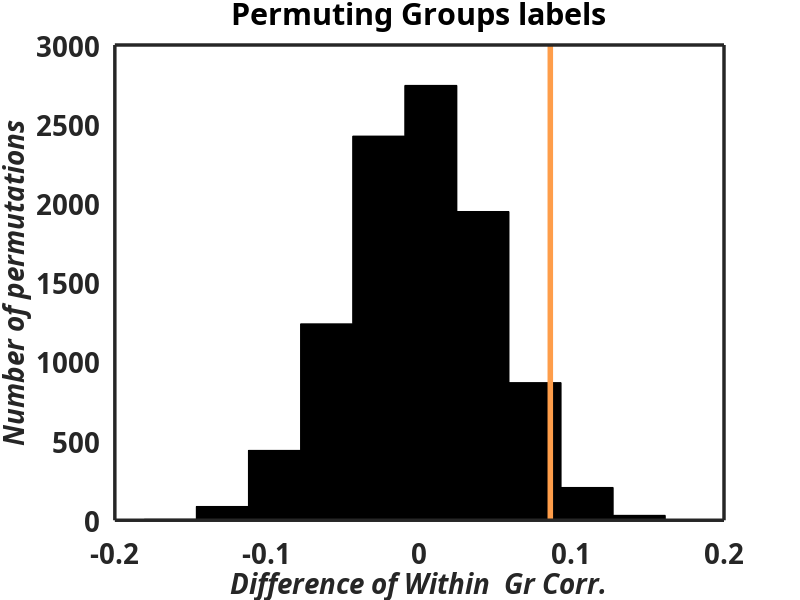

Write the MATLAB code that produced this figure.

clear all


load('Controls_allWords_Max_corr_DSMs_CARD-SORTING10000iter_40sub.mat')



%%%%%visualize and compute statistic within
n_iter=10000;

realCorr=Real_diff;
Corr_perm=Iter_diff(1:n_iter);

pVal=(sum(Corr_perm>realCorr)+1)/(n_iter+1);


%%%%visualize the null distribution
figure();
set(gcf,'color','w'); %to have white background
nbins= 10;

texttitle = ['Permuting Groups labels'];

 hist(Corr_perm,nbins);

 h = findobj(gca,'Type','patch');
set(h,'FaceColor','k','EdgeColor','k')
%Overlay our observation
hold on
%     Color=[105 170 153]/256; %EB 

    Color=[255 158 74]/256; %LB 
plot([realCorr,realCorr],ylim,'Color',Color,'LineWidth',4);
hold off
% Add title and axis labels
title(texttitle);
X_label='Difference of Within  Gr Corr.';
Y_label='Number of permutations';

 ax=gca;
    set(ax,'FontName','Avenir','FontSize',20, 'FontWeight','bold',...
        'LineWidth',2.5,'TickDir','out', 'TickLength', [0,0])%,...
        %'yLim',yLim,'xLim',xLim,'XTick', XTick,'XTickLabel', XTickLabel,'FontSize',FontSize);
    % xlabel(['ANIM','HUMAN','OBJ','BIG'],'FontSize',18,'FontAngle','italic');
    ylabel(Y_label,'FontSize',20,'FontAngle','italic');
    xlabel(X_label,'FontSize',20,'FontAngle','italic');
    
disp (strcat('WithinGrCorr-CONneutre:',num2str(mean(r_SCneutre))));
disp (strcat('WithinGrCorr-CONolfa:',num2str(mean(r_SColfa))));
disp (strcat('pVal-differenceOfWithinCorr-between groups:',num2str(pVal)));
